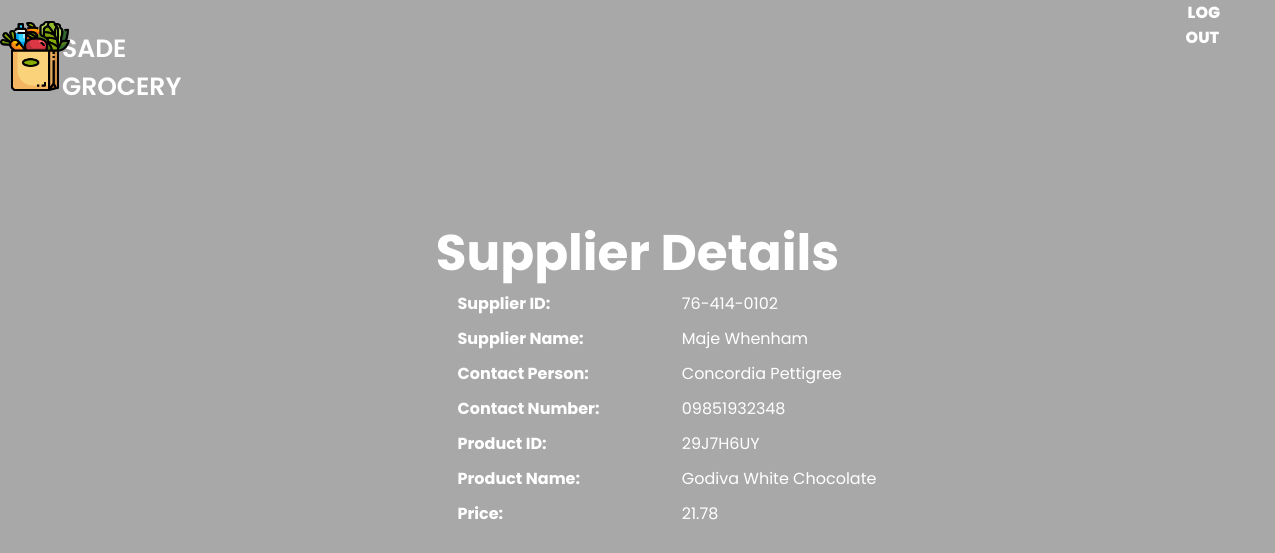
Screenshot of /info.php (signed in) with the database file from the repository.
### tables this page shows
CREATE TABLE `supplier` (
  `supplier_id` varchar(50) NOT NULL,
  `supplier_name` varchar(255) DEFAULT NULL,
  `contact_person` varchar(255) DEFAULT NULL,
  `contact_number` varchar(50) DEFAULT NULL,
  `password` varchar(255) DEFAULT NULL
);

CREATE TABLE `products` (
  `product_id` varchar(50) NOT NULL,
  `product_name` varchar(255) DEFAULT NULL,
  `supplier_id` varchar(50) NOT NULL,
  `category_id` varchar(50) NOT NULL,
  `price` decimal(10,2) DEFAULT NULL
);

### info.php (the view, shortened to what this page needs)
<?php
if (isset($_SESSION['supplier'])) {
    $supplier = $_SESSION['supplier'];
    $supplier_id = $supplier['supplier_id'];
    $servername = "localhost";
    $username = "root";
    $password = "";
    $dbname = "project";
    $conn = new mysqli($servername, $username, $password, $dbname);
    $sql = "SELECT s.supplier_id, s.supplier_name, s.contact_person, s.contact_number, p.product_id, p.product_name, p.price
            FROM Supplier s
            JOIN Products p ON s.supplier_id = p.supplier_id
            WHERE s.supplier_id = ?";
    $stmt = $conn->prepare($sql);
    $stmt->bind_param("s", $supplier_id);
    $stmt->execute();
    $result = $stmt->get_result();
    if ($result->num_rows > 0) {
        $row = $result->fetch_assoc();
    }
}
?>
<!DOCTYPE html>
<html lang="en">
<head>
    <link rel="stylesheet" type="text/css" href="info.css">
</head>
<body>
    <div class="wrapper">
    <div class="nav-logo">
            <p><img src="l2.png" alt="Logo"><a href="#">SADE GROCERY</a></p>
            <div class="nav-menu" id="navMenu">
                <a href="index.php" class="link active">LOG OUT</a>
    </div>
    </div>
    <div class="container">
        <h1>Supplier Details</h1>
        <div class="info">
            <label>Supplier ID:</label>
            <p><?php echo htmlspecialchars($row['supplier_id']); ?></p>
        </div>
        <div class="info">
            <label>Supplier Name:</label>
            <p><?php echo htmlspecialchars($row['supplier_name']); ?></p>
        </div>
        <div class="info">
            <label>Contact Person:</label>
            <p><?php echo htmlspecialchars($row['contact_person']); ?></p>
        </div>
        <div class="info">
            <label>Contact Number:</label>
            <p><?php echo htmlspecialchars($row['contact_number']); ?></p>
        </div>
        <div class="info">
            <label>Product ID:</label>
            <p><?php echo htmlspecialchars($row['product_id']); ?></p>
        </div>
        <div class="info">
            <label>Product Name:</label>
            <p><?php echo htmlspecialchars($row['product_name']); ?></p>
        </div>
        <div class="info">
            <label>Price:</label>
            <p><?php echo htmlspecialchars($row['price']); ?></p>
        </div>
    </div>
    </div>
</body>
</html>

### info.css (style rules this page uses)
* { margin: 0; padding: 0; box-sizing: border-box; font-family: 'Poppins', sans-serif; }
body { background: url("bg2.jpg"); background-size: cover; background-repeat: no-repeat; background-attachment: fixed; overflow: hidden, fixed; }
.nav-menu a { font-style: normal; font-family: 'Poppins', sans-serif; font-weight: 800; text-decoration: none; list-style: none; margin-left: 90%; color: white; margin-right: 50px; position: relative; margin-top: 100px; align-items: center; }
.wrapper { min-height: 100vh; background: rgba(39, 39, 39, 0.4); }
.nav-logo { display: flex; justify-content: space-between; }
.nav-logo a { font-style: normal; font-family: 'poppins', sans-serif; color: white; text-decoration: none; vertical-align: top; padding-bottom: 10px; margin-left: 2px; justify-content: left; margin-top: 30px; }
.nav-logo p { color: white; font-size: 25px; font-weight: 600; display: flex; align-items: center; margin-right: 1000px; }
.nav-logo p img { margin-top: 5px; margin-bottom: 10px; margin-right: -10px; height: 70px; width: 70px; position: relative; }

### info.php (style rules this page uses)
.container { max-width: 700px; margin: auto; border-radius: 8px; margin-top: 100px; background: transparent; }
h1 { text-align: center; color: white; font-size: 50px; }
.info label { font-weight: bold; display: inline-block; width: 200px; font-size: 16px; color: white; margin-left: 170px; padding-bottom: 10px; }
.info p { display: inline-block; font-size: 16px; color: white; margin-left: 20px; }

### rows the page displays
supplier: supplier_id "76-414-0102", supplier_name "Maje Whenham", contact_person "Concordia Pettigree", contact_number "09851932348"
products: product "29J7H6UY", product_name "Godiva White Chocolate", price "21.78"
